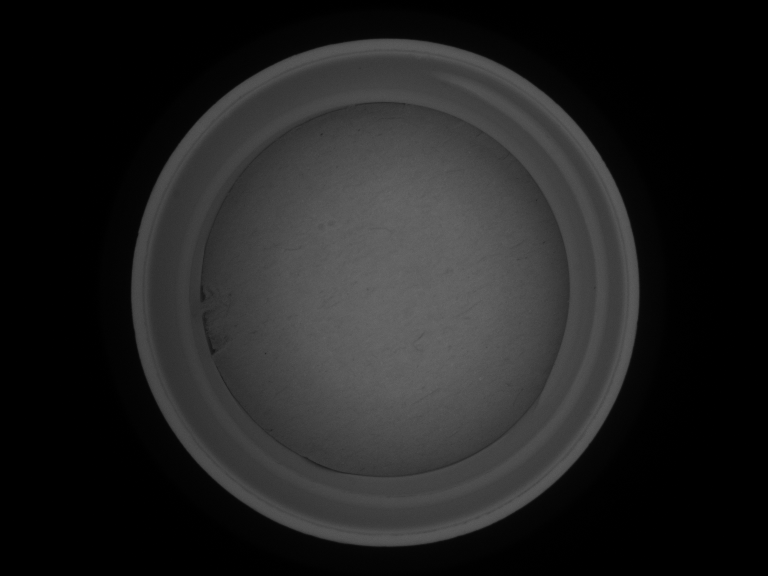
#> input picture caps/d_16.bmp, 768 x 576 px; its folder holds only this picture in this run
$ python binarization.py
#> lines starting #> are read from the running program, lines starting #| are printed output that depends on the picture; after the words box and inside, x2 and y2 are one past the last pixel; in counts of white or black regions, pixels touching at a corner belong together; long printed decimals are rounded
#> further down, img is the input picture: shape (576, 768); min 0, max 104, mean 33.6
import numpy as np
import cv2
import math
import os
from matplotlib import pyplot as plt

def binarize(img):
    # [7 lines of commented-out code are left out]
    ret, thresh_otsu = cv2.threshold(img, 0, 255, cv2.THRESH_BINARY+cv2.THRESH_OTSU)
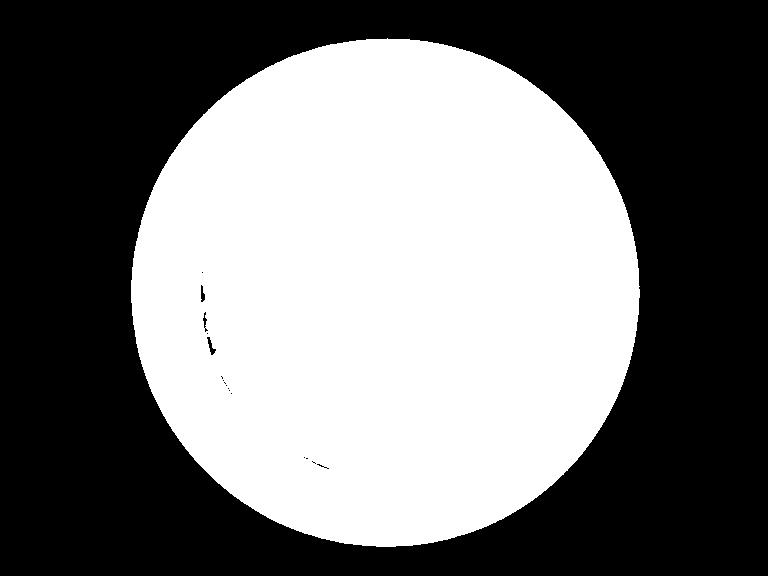
#> thresh_otsu: shape (576, 768); 45.9% white; 1 white region, box (x1, y1, x2, y2) and area: (131, 38, 640, 547) 203106
#> ret = 36
    #print ('threshold found: ' + str(ret)) #print the threshold found with otsu (ret)

    #cv2.imshow('cap binary', thresh_binary)
    #cv2.imshow('cap binary (otsu)', thresh_otsu)

    #Morphological Closing operation
    kernel = np.ones((7,7), np.uint8)
    #kernel = cv2.getStructuringElement(cv2.MORPH_ELLIPSE, (9,9))    #using an elliptical kernel shape (obtain the same result)
    closing = cv2.morphologyEx(thresh_otsu, cv2.MORPH_CLOSE, kernel)
#> closing: shape (576, 768); 46% white; 1 white region

    #cv2.imshow('closing', closing)
    #cv2.waitKey(0)
    #cv2.destroyAllWindows()

    return closing

def is_circle(binary):
    # binary = binarize(img)
    #cv2.imshow('binary', binary)

    # Contours are simply a curve joining all the points (along the boundary), having same color or intensity.
    #first argument: image
    #second argument: contour retrieval mode.
    #third argument: contour approximation method. Two possibilities:
    #   cv2.CHAIN_APPROX_NONE: all the boundary points are stored.
    #   cv2.CHAIN_APPROX_SIMPLE: removes all redundant points and compresses the contour, saving memory. E.g. for a line store only the two end points.
    contours, hierarchy = cv2.findContours(binary, cv2.RETR_TREE, cv2.CHAIN_APPROX_NONE)
#> contours = 1 contour; box (x1, y1, x2, y2) and area: (131, 38, 640, 547) 202566
    #Should find 4-connected perimeters

    cnt = contours[0]
#> cnt = contour of 1440 points, box (x1, y1, x2, y2) (131, 38, 640, 547), area 202566
    # [21 lines of commented-out code are left out]
    perimeter = cv2.arcLength(cnt, True)
#> perimeter = 1685.2
    #perimeter = cv2.arcLength(cnt, False)

    #Haralick's Circularity

    moments = cv2.moments(cnt)
#> moments = moments, m00 202566, centre m10/m00, m01/m00 = (385.2, 291.8)
    # [5 lines of commented-out code are left out]
    i_b = int(moments["m10"] / moments["m00"])
#> i_b = 385
    j_b = int(moments["m01"] / moments["m00"])
#> j_b = 291
    # print([i_b, j_b])
    diff = cnt-np.full_like(cnt,[i_b, j_b])
#> diff = contour of 1440 points, box (x1, y1, x2, y2) (-254, -253, 255, 256), area 202566
    # print(ar)
    diff = (diff).reshape(len(diff),2)
#> diff = 1440 pairs, first value -254 to 254, second value -253 to 255
    # print(ar)
    # print(np.linalg.norm(ar, axis=1))
    # print(len(ar[0]))
    distances_from_bary = np.linalg.norm(diff, axis=1)
#> distances_from_bary = 1440 values, max 255.9 at index 831, min 251.7 at index 45, mean 253.9
    average_distance = np.sum(distances_from_bary) / len(distances_from_bary)
#> average_distance = 253.9
    # print(average_distance)
    # print(area_non_zero)
    # print(moments["m00"])

    variance = np.sum(np.square(distances_from_bary - average_distance)) / len(distances_from_bary)
#> variance = 0.622
    # print(std_dev)

    haralick_circularity = average_distance / np.sqrt(variance)
#> haralick_circularity = 322
    print('Circularity: ' + str(haralick_circularity))
#| Circularity: 322.045


    # [17 lines of commented-out code are left out]

    print('perimeter: ' + str(perimeter))
#| perimeter: 1685.214

    # [26 lines of commented-out code are left out]
    minimum = 200
    if haralick_circularity >= minimum :
        #print('the cap is a circle')
        return True
    else:
        return False

    #cv2.waitKey(0)
    #cv2.destroyAllWindows()


if __name__ == '__main__':
    for file in os.listdir('../caps'):
        img = cv2.imread('../caps/' + file, cv2.IMREAD_GRAYSCALE)
        is_circle(binarize(img))
